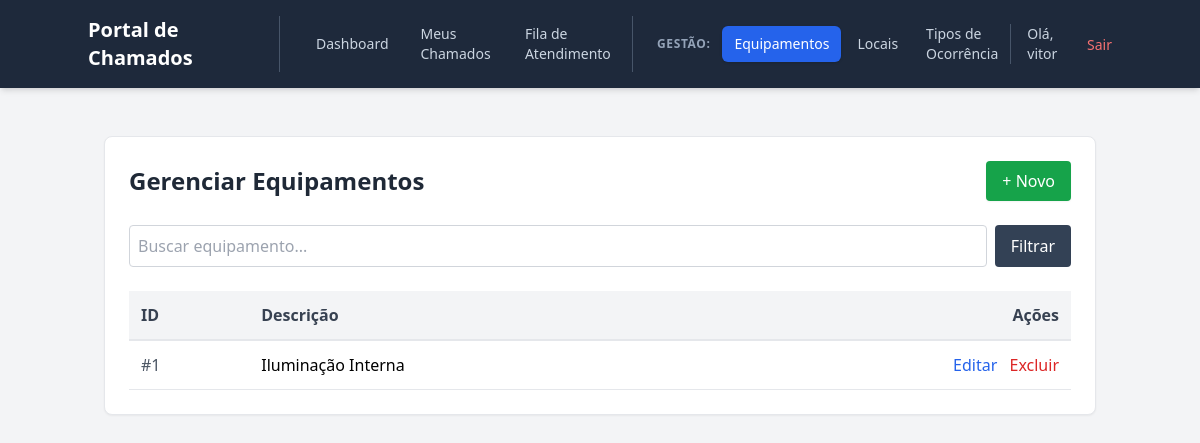
The page /chamados/noc/equipamentos/ (signed in) on the database as committed earlier.
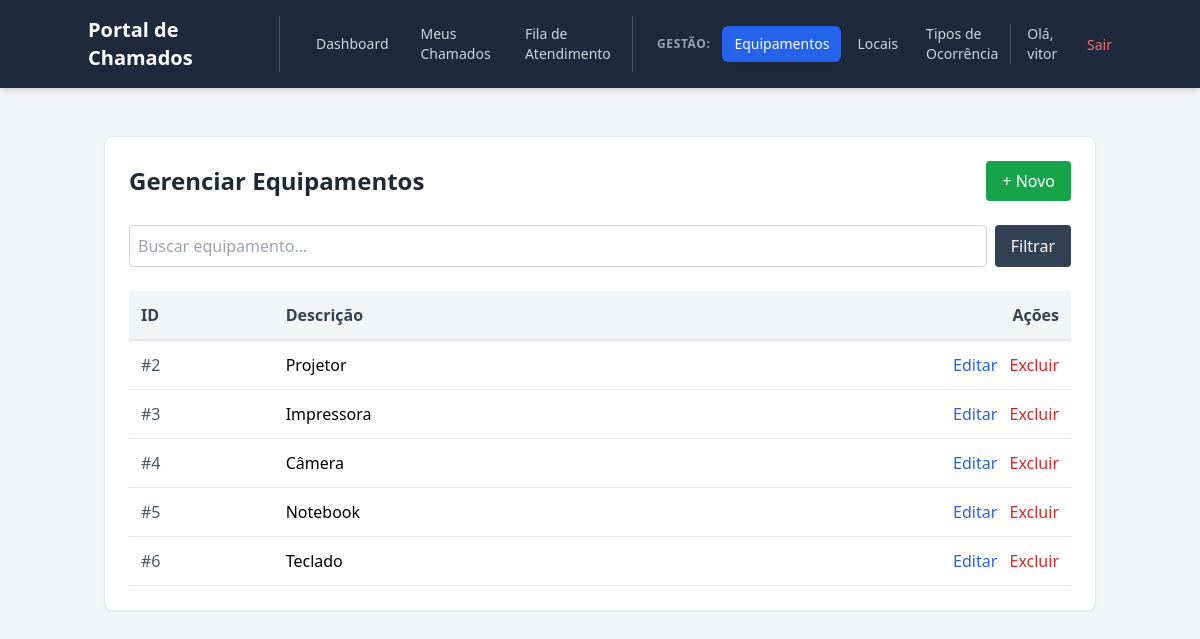
The same page on the database as committed later.
### chamados/models.py (models this page shows, shortened)
class Equipamento(models.Model):
  descricao = models.CharField(
      max_length=100, verbose_name='Descrição do Equipamento/Ativo'
  )

### chamados/views.py (the view)
# urls.py: path('noc/equipamentos/', views.lista_equipamentos, name='lista_equipamentos'),
@login_required
@user_passes_test(checa_se_noc, login_url='lista_chamados_solicitante')
def lista_equipamentos(request):
    query = request.GET.get('q', '')
    if query:
        equipamentos = Equipamento.objects.filter(descricao__icontains=query)
    else:
        equipamentos = Equipamento.objects.all()
    return render(request, 'chamados/noc/lista_equipamentos.html', {'equipamentos': equipamentos, 'query': query})

### chamados/views.py (called while the page is built)
def checa_se_noc(user):
    try:
        return user.is_authenticated and user.perfilusuario.is_noc
    except ObjectDoesNotExist:
        return False

### chamados/templates/chamados/noc/lista_equipamentos.html (shortened to what this page needs)
{% extends "chamados/base.html" %}
{% block content %}
<div class="bg-white p-6 rounded-lg shadow-sm border border-gray-200">
    <div class="flex justify-between items-center mb-6">
        <h2 class="text-2xl font-bold text-gray-800">Gerenciar Equipamentos</h2>
        <a href="{% url 'novo_equipamento' %}" class="bg-green-600 hover:bg-green-700 text-white px-4 py-2 rounded font-medium shadow-sm">+ Novo</a>
    </div>
    <form method="GET" class="mb-6 flex gap-2">
        <input type="text" name="q" value="{{ query }}" placeholder="Buscar equipamento..." class="border border-gray-300 rounded p-2 flex-grow focus:ring-2 focus:ring-slate-500">
        <button type="submit" class="bg-slate-700 hover:bg-slate-800 text-white px-4 py-2 rounded">Filtrar</button>
    </form>
    <table class="w-full text-left border-collapse">
        <thead>
            <tr class="bg-gray-100 border-b-2 border-gray-200 text-gray-700">
                <th class="p-3 font-semibold">ID</th>
                <th class="p-3 font-semibold">Descrição</th>
                <th class="p-3 font-semibold text-right">Ações</th>
            </tr>
        </thead>
        <tbody>
            {% for eq in equipamentos %}
            <tr class="border-b hover:bg-gray-50">
                <td class="p-3 text-gray-600">#{{ eq.id }}</td>
                <td class="p-3">{{ eq.descricao }}</td>
                <td class="p-3 text-right space-x-2">
                    <a href="{% url 'editar_equipamento' eq.id %}" class="text-blue-600 hover:underline">Editar</a>
                    <a href="{% url 'excluir_equipamento' eq.id %}" class="text-red-600 hover:underline">Excluir</a>
                </td>
            </tr>
            {% empty %}
            <tr><td colspan="3" class="p-4 text-center text-gray-500">Nenhum equipamento encontrado.</td></tr>
            {% endfor %}
        </tbody>
    </table>
</div>
{% endblock %}

Rows that differ between the two databases and show on the page:
removed Equipamento: id "1", descricao "Iluminação Interna"
added Equipamento: id "2", descricao "Projetor"
added Equipamento: id "3", descricao "Impressora"
added Equipamento: id "4", descricao "Câmera"
added Equipamento: id "5", descricao "Notebook"
added Equipamento: id "6", descricao "Teclado"
